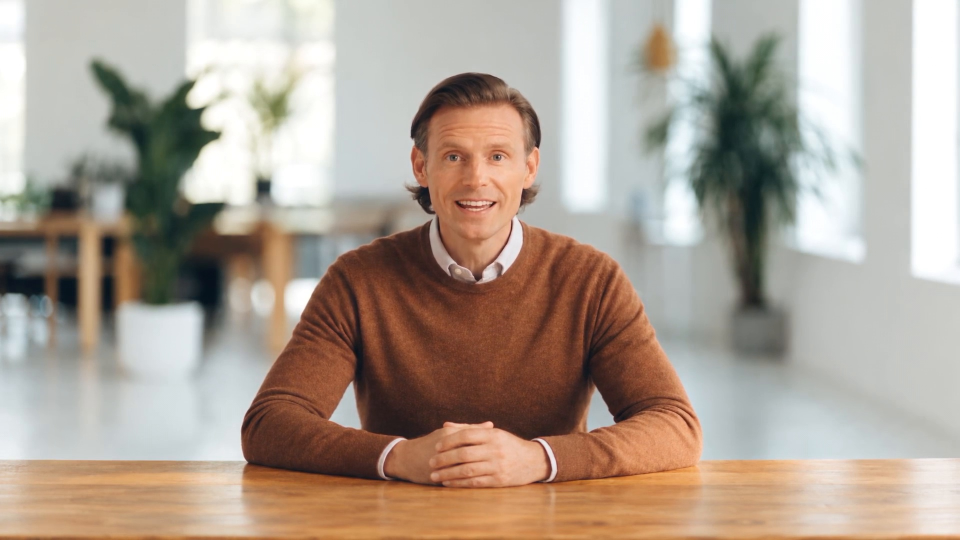
#> input picture design-export/live/matthew.jpg, 1920 x 1080 px (shown at 1/2 size)
$ python make-portraits.py
#> lines starting #> are read from the running program, lines starting #| are printed output that depends on the picture
"""
Build the site's pictures of Lisa and Felix. Felix is the HeyGen LiveAvatar
character "Matthew", Lisa is "Hannah" (the ones used in the live conversation).

  design-export/uploads/duo.png      both, already without background
      -> assets/lisa.webp, assets/felix.webp   (hero portraits)
  design-export/live/*.jpg           stills from the LiveAvatar catalogue
      -> assets/laptop.webp, assets/phone.webp (call screens, room kept)

The importer prefers a .webp in design-export/assets/ over the export's own
.png of the same name; run scripts/import-design.mjs afterwards.

    python scripts/make-portraits.py
"""
import os
import sys

import cv2
import numpy as np

ROOT = os.path.join(os.path.dirname(os.path.abspath(__file__)), '..')
SRC = os.path.join(ROOT, 'design-export', 'live')
OUT = os.path.join(ROOT, 'design-export', 'assets')

# Hero portraits: the frame is 300:178. For each person: their columns in the
# double portrait, the column their face is centred on, and the rows to show.
DUO = os.path.join(ROOT, 'design-export', 'uploads', 'duo.png')
FRAME = 300 / 178
TOP_PAD = 24
SCALE = 2
PEOPLE = {
    'lisa': {'cols': (244, 1034), 'centre': 653, 'rows': (0, 462)},
    'felix': {'cols': (1034, 1896), 'centre': 1455, 'rows': (0, 462)},
}

# Call screens: (source, crop box x0,y0,x1,y1 in source pixels, output width)
SCREENS = {
    'laptop': ('matthew.jpg', (300, 70, 1620, 895), 1320),  # 16:10
    'phone': ('hannah-3.jpg', (675, 20, 1195, 1060), 520),  # 9:18
}


def read(name):
#> called with name = 'matthew.jpg'
    img = cv2.imdecode(np.fromfile(os.path.join(SRC, name), dtype=np.uint8), cv2.IMREAD_COLOR)
#> img is the input picture: shape (1080, 1920, 3); mean B, G, R 147.3, 159.8, 173.8
#> in screens, `img = read(src)[y0:y1, x0:x1]`:
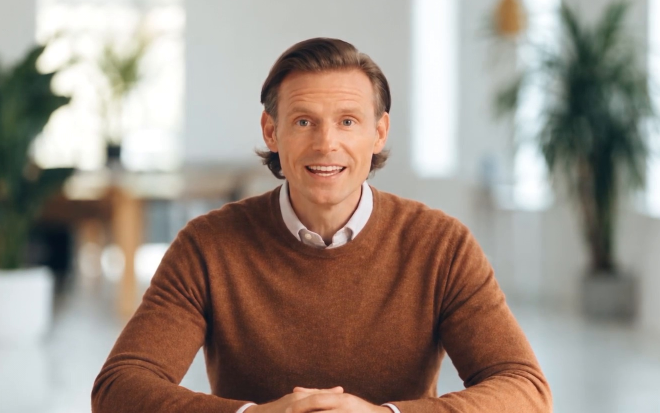
#> img: shape (825, 1320, 3) (shown at 1/2 size); mean of channels 0, 1, 2 132.3, 142.7, 156.6; drawn as B, G, R
    if img is None:
        sys.exit(f'missing {name}')
    return img


def write(name, img, quality):
#> called with name = 'laptop.webp', quality = 88
    ok, buf = cv2.imencode('.webp', img, [cv2.IMWRITE_WEBP_QUALITY, quality])
    buf.tofile(os.path.join(OUT, name))
    print(name, f'{img.shape[1]}x{img.shape[0]}', f'{len(buf) // 1024} KB')
#| laptop.webp 1320x825 68 KB
#> pass 2 of the loop in screens, `for name, (src, (x0, y0, x1, y1), out_w) in SCREENS.items():`:
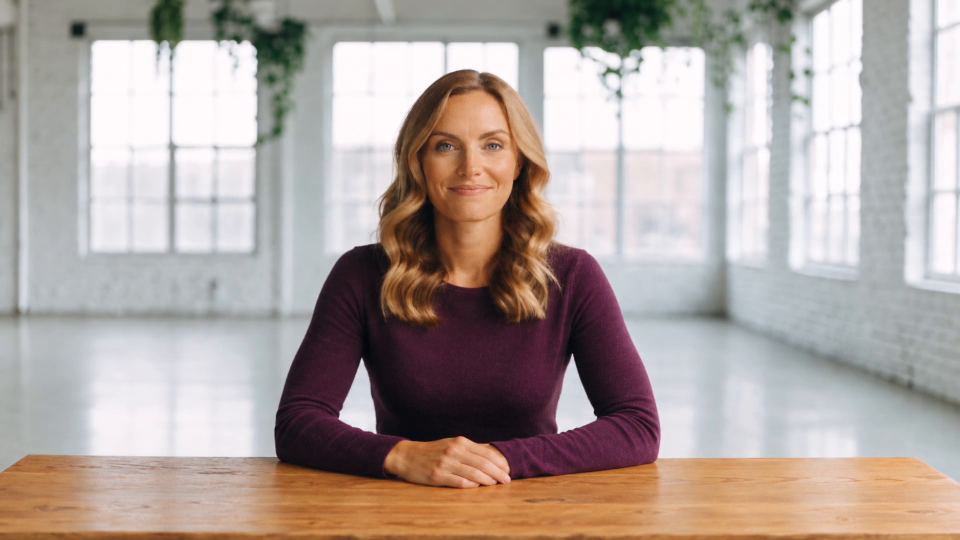
#> input picture design-export/live/hannah-3.jpg, 1920 x 1080 px (shown at 1/2 size)
#> in read, img is the input picture: shape (1080, 1920, 3); mean B, G, R 158.1, 163.2, 175.2
#> in screens, `img = read(src)[y0:y1, x0:x1]`:
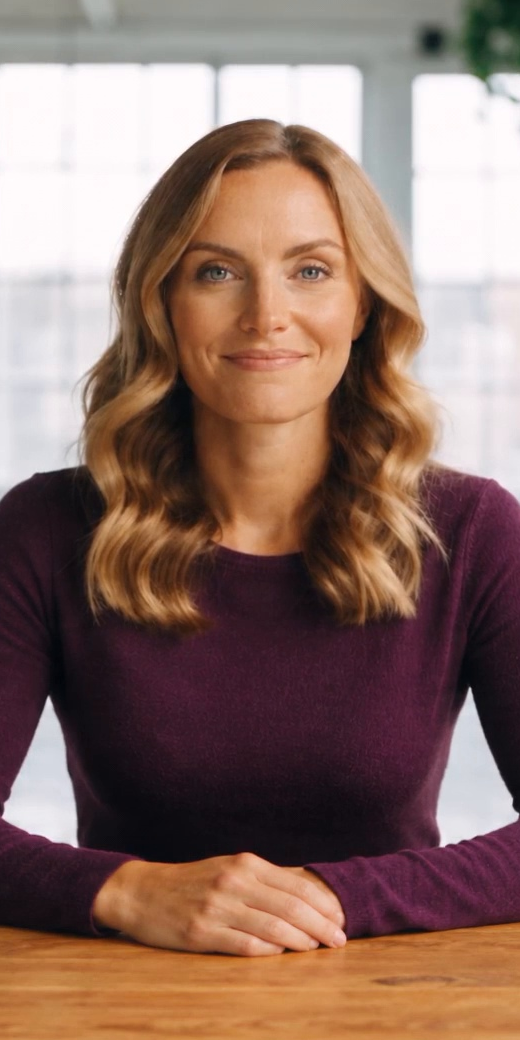
#> img: shape (1040, 520, 3); mean of channels 0, 1, 2 101.7, 111.7, 140.2; drawn as B, G, R
#| phone.webp 520x1040 40 KB


def portraits():
    """Lisa (left) and Felix (right) from the transparent double portrait."""
    data = np.fromfile(DUO, dtype=np.uint8)
    src = cv2.imdecode(data, cv2.IMREAD_UNCHANGED).astype(np.float32) / 255.0  # BGRA
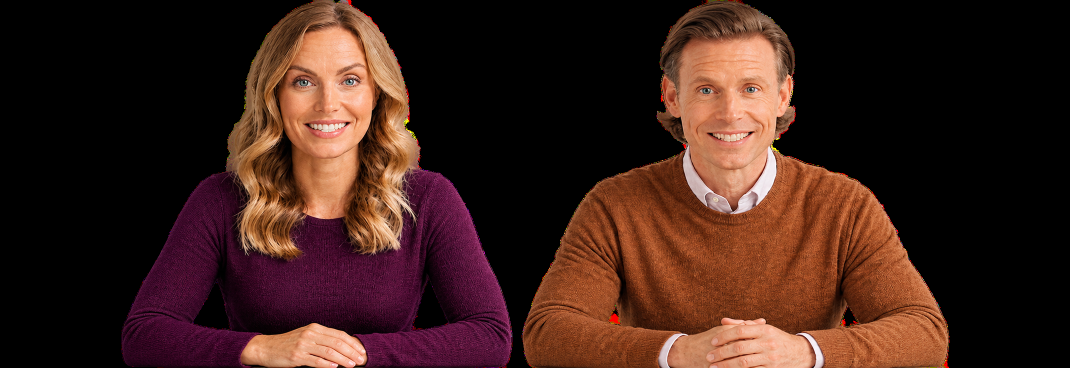
#> input picture design-export/uploads/duo.png, 2140 x 735 px (shown at 1/2 size)
    for name, p in PEOPLE.items():
        x0, x1 = p['cols']
        y0, y1 = p['rows']
        h = TOP_PAD + (y1 - y0)
        w = int(round(h * FRAME))
        canvas = np.zeros((h, w, 4), np.float32)
        left = w // 2 - (p['centre'] - x0)  # where the person's first column lands
        a, b = max(0, left), min(w, left + (x1 - x0))
        canvas[TOP_PAD:, a:b] = src[y0:y1, x0 + (a - left):x0 + (b - left)]
        # Scale with premultiplied alpha so no fringe appears along the edge.
        canvas[..., :3] *= canvas[..., 3:]
        pre = np.clip(cv2.resize(canvas, (w * SCALE, h * SCALE), interpolation=cv2.INTER_LANCZOS4), 0, 1)
        alpha = pre[..., 3:]
        pre[..., :3] = np.clip(pre[..., :3] / np.maximum(alpha, 1e-4), 0, 1)
        write(f'{name}.webp', (pre * 255).round().astype(np.uint8), 92)
#> this loop made 2 passes
#| lisa.webp 1638x972 187 KB
#| felix.webp 1638x972 171 KB
#> pass 1, in portraits, `pre = np.clip(cv2.resize(canvas, (w * SCALE, h * SCALE), interpolation..`:
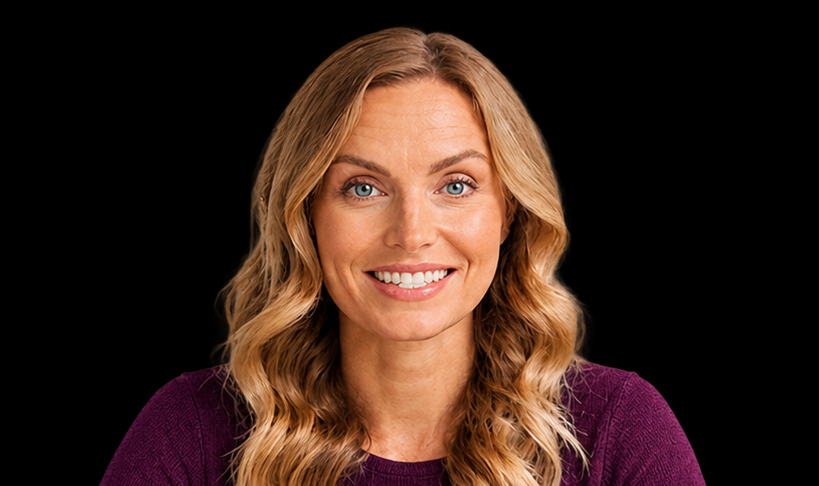
#> pre: shape (972, 1638, 4) float32 (shown at 1/2 size); mean of channels 0, 1, 2, 3 0.105, 0.141, 0.228, 0.397; drawn as B, G, R
#> pass 1, in portraits, `alpha = pre[..., 3:]`:
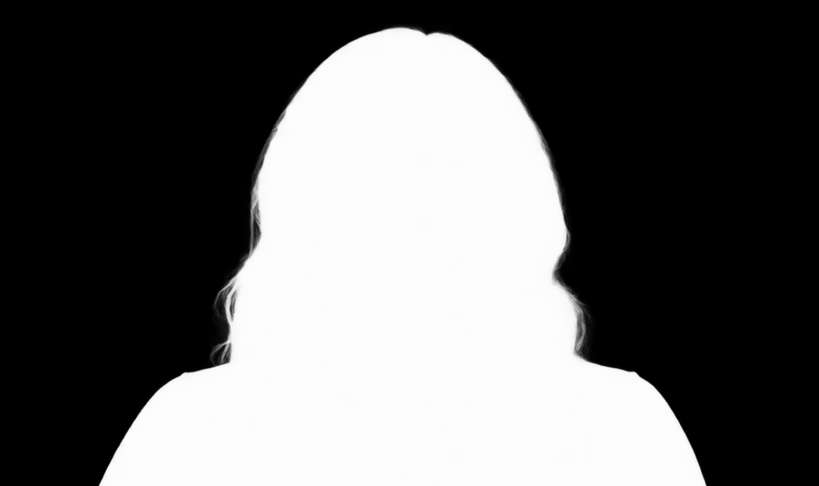
#> alpha: shape (972, 1638, 1) float32 (shown at 1/2 size); min 0, max 1, mean 0.396
#> pass 2, in portraits, `alpha = pre[..., 3:]`:
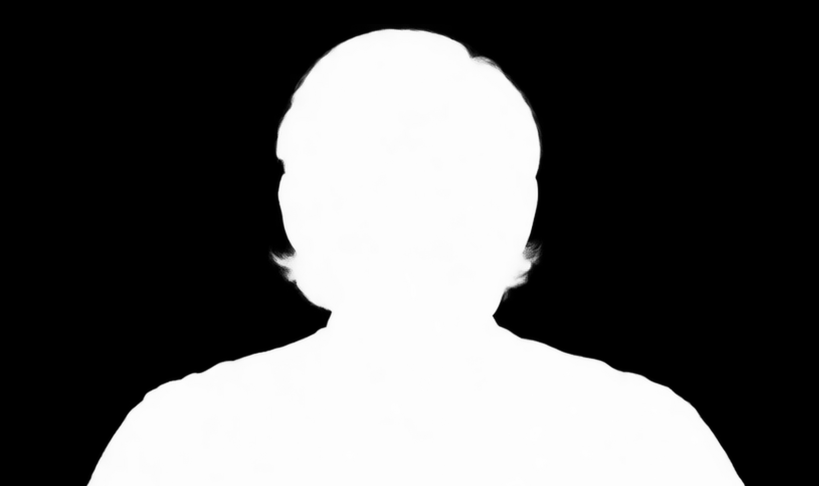
#> alpha: shape (972, 1638, 1) float32 (shown at 1/2 size); min 0, max 1, mean 0.362
#> after the loop:
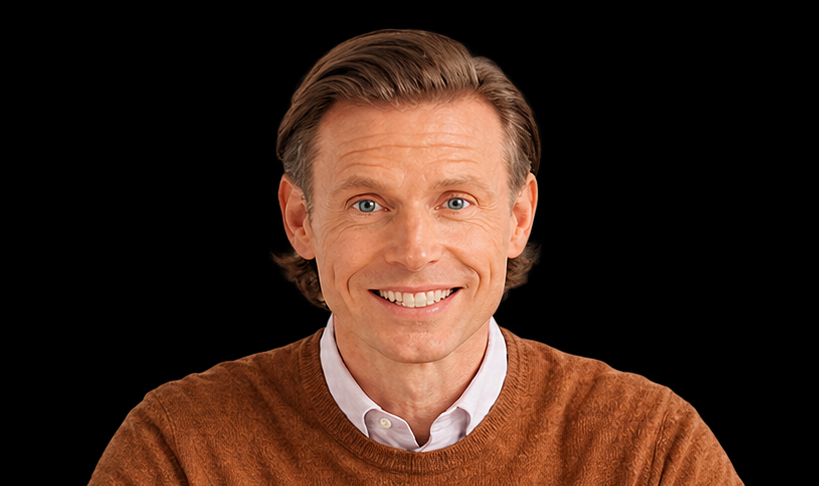
#> canvas: shape (486, 819, 4) float32; mean B, G, R, A 0.102, 0.143, 0.233, 0.361
#> after the loop:
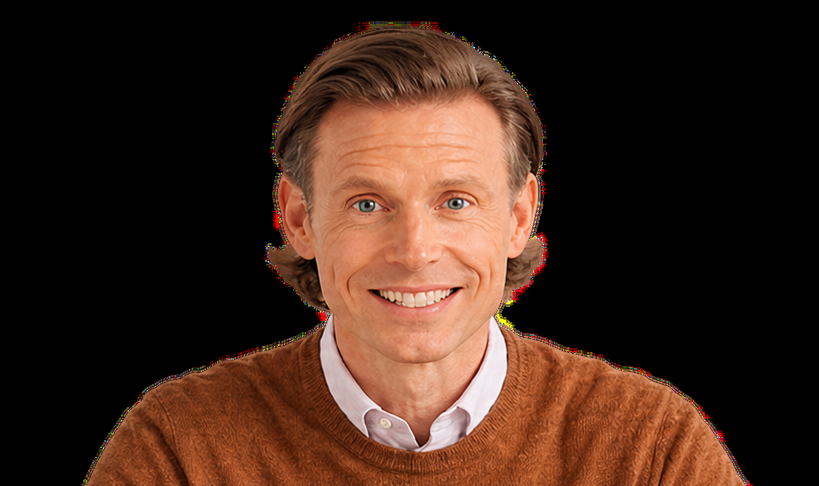
#> pre: shape (972, 1638, 4) float32 (shown at 1/2 size); mean of channels 0, 1, 2, 3 0.107, 0.151, 0.246, 0.363; drawn as B, G, R


def screens():
    for name, (src, (x0, y0, x1, y1), out_w) in SCREENS.items():
        img = read(src)[y0:y1, x0:x1]
        out_h = int(round(img.shape[0] * out_w / img.shape[1]))
        if out_w != img.shape[1]:
            img = cv2.resize(img, (out_w, out_h), interpolation=cv2.INTER_AREA)
        write(f'{name}.webp', img, 88)


if __name__ == '__main__':
    screens()
    portraits()
